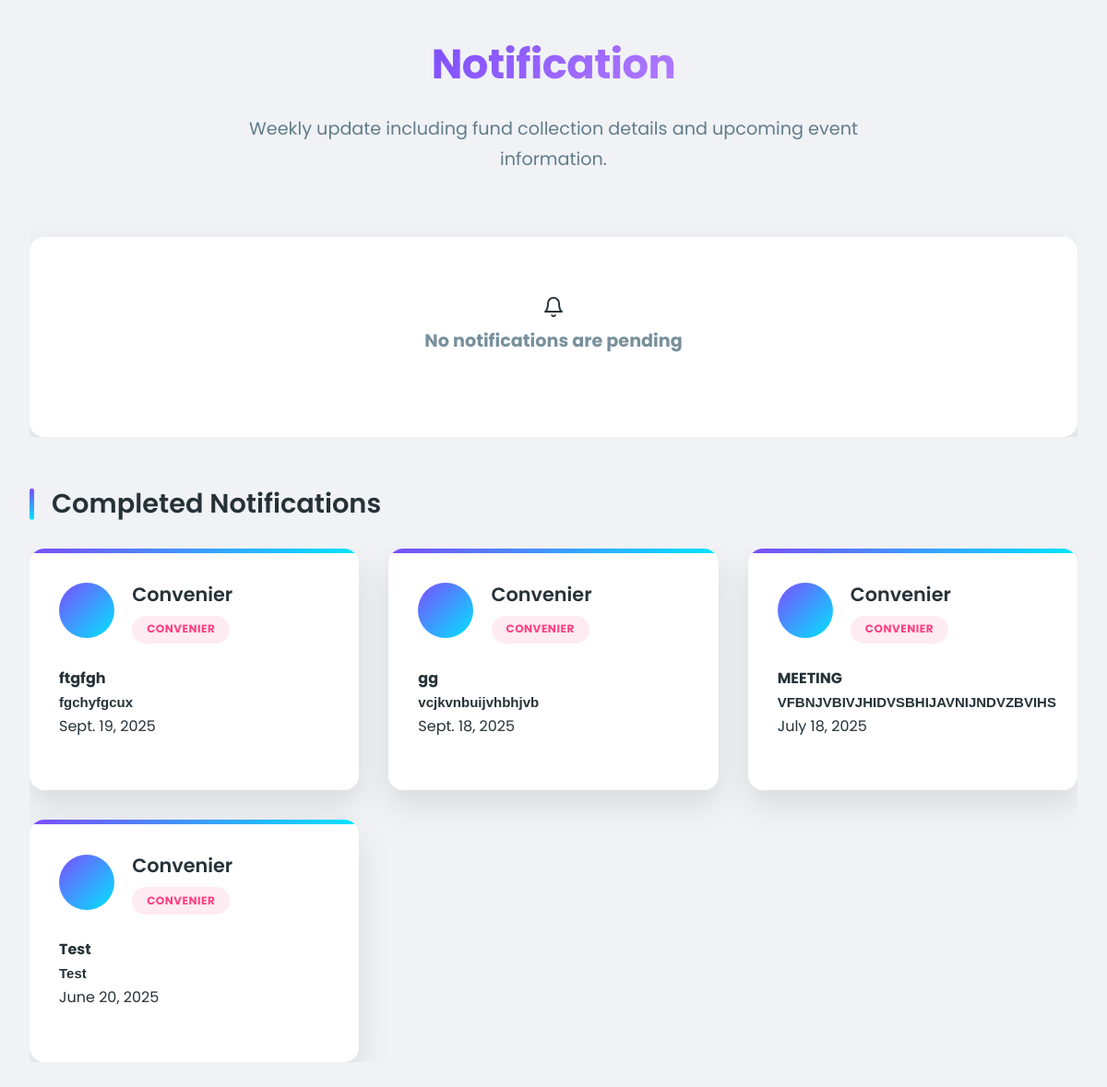
Before: /dashboard/notification/ (signed in) with the older database file.
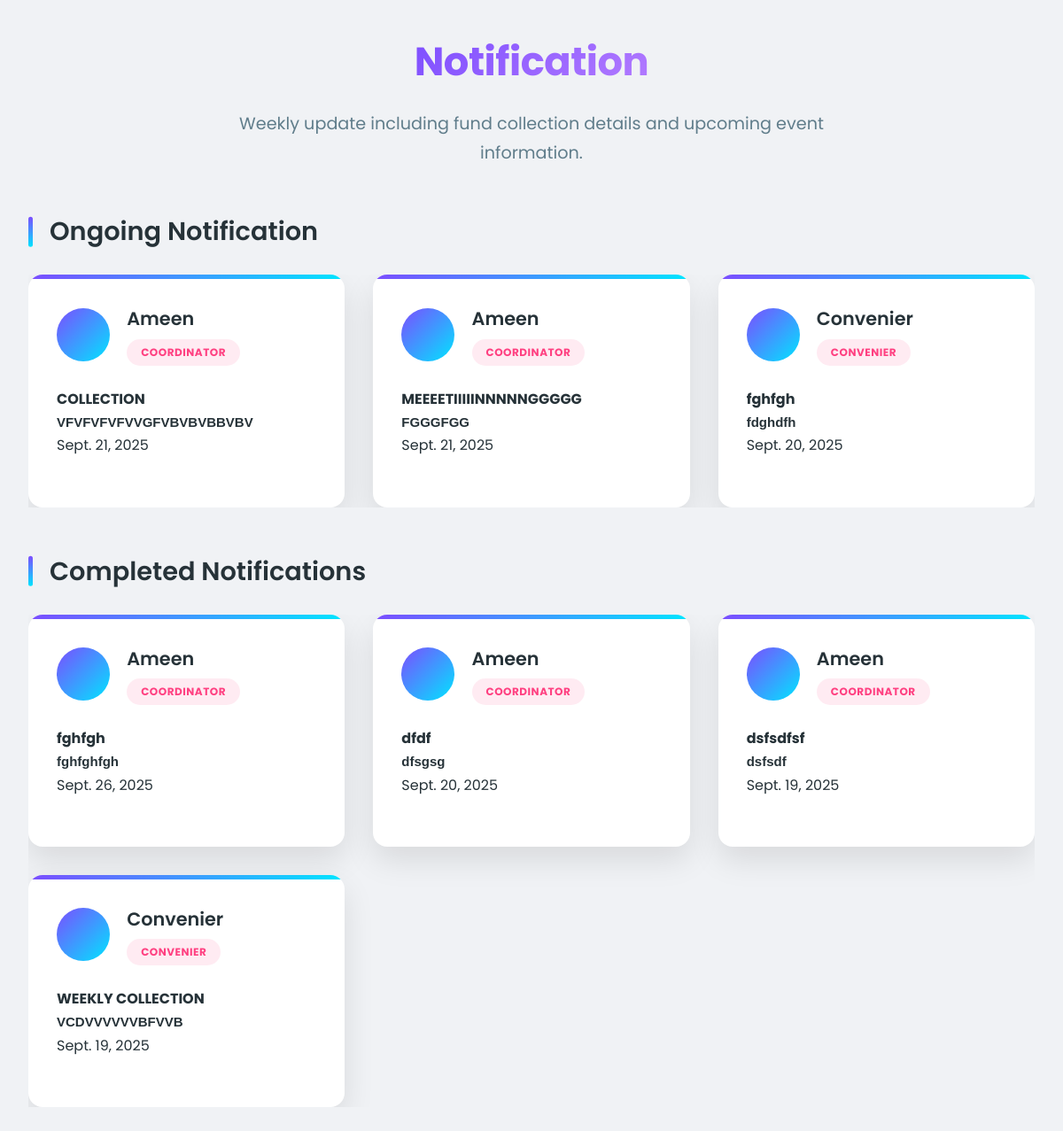
After: the same page with the newer database file.
### dashboard/models.py (models this page shows, shortened)
class NotifyModel(models.Model):
    user=models.ForeignKey(User,on_delete=models.CASCADE)
    title=models.CharField(max_length=255)
    description=models.TextField()
    is_completed=models.BooleanField(default=False)
    program_date=models.DateField()

### users/models.py (models this page shows, shortened)
class UserProfile(models.Model):
    GENDER_CHOICE=(
        ("","Select the gender"),
        ("male","male"),
        ("female","female"),
    )
    ROLE_CHOICE=(
        ("public_user","public_user"),
        ("member","member"),
        ("coordinator","coordinator"),
        ("convenier","convenier"),
    )
    user=models.OneToOneField(User,on_delete=models.CASCADE)
    phone_number=models.CharField(max_length=10,null=True,blank=True)
    role=models.CharField(max_length=20,choices=ROLE_CHOICE,default="public_user")
    gender=models.CharField(max_length=10,choices=GENDER_CHOICE,null=True,blank=True)
    address=models.TextField(null=True,blank=True)
    created_at=models.DateTimeField(auto_now_add=True)
    photo=models.ImageField(upload_to="profile_pics/",null=True,blank=True)

### dashboard/views.py (the view)
# urls.py: path("notification/",views.Notification,name="notification"),
@login_required(login_url="/users/login/")
def Notification(req):
    if (req.method=="POST"):
        if not req.user.userprofile.role in ["convenier","coordinator"]:
            return HttpResponseRedirect("/")
        title=req.POST.get("title")
        description=req.POST.get("description")
        programDate=req.POST.get("program_date")
        department=req.POST.get("department")
        priorityDuty=req.POST.get("selected_section")
        today=timezone.localdate()
        try:
            if not title or not description:
                return JsonResponse({
                    "status":"error",
                    "title":"Both fields are required",
                    "message":"Title and description are required"
                })
            if not programDate:
                return JsonResponse({
                    "status":"error",
                    "title":"Program Date required",
                    "message":"Program date is required.It cannot be blank"
                })
            programDateStripped=datetime.strptime(programDate,"%Y-%m-%d").date()
            if programDateStripped<today:
                return JsonResponse({
                    "status":"error",
                    "title":"Invalid Program Date",
                    "message":"Program date cannot be set as past"
                })
            if department and priorityDuty:
                print("yes")
                if not any(choice[0] == priorityDuty for choice in NotifyModelPriority.PRIORITY_DUTY):
                    return JsonResponse({
                        "status":"error",
                        "title":"Invalid section",
                        "message":"Only accepts Collection,Finance,No option"
                    })
                if any(choice[0] == department for choice in memberRegistration.DEPARTMENT_CHOICES):
                    notify=NotifyModel.objects.create(
                        user=req.user,
                        title=title,
                        description=description,
                        program_date=programDateStripped,
                    )
                    NotifyModelPriority.objects.create(
                        notify=notify,
                        department=department,
                        priority_duty=priorityDuty
                    )
                    return JsonResponse({
                        "status":"success",
                        "title":"Notification Uploaded",
                        "message":"Your notification is successfully submitted!"
                    })
            else:
                NotifyModel.objects.create(
                    user=req.user,
                    title=title,
                    description=description,
                    program_date=programDateStripped
                )
            return JsonResponse({
                "status":"success",
                "title":"Notification Uploaded",
                "message":"Your notification is successfully submitted!"
            })
        except Exception as e:
            return JsonResponse({
                "status":"error",
                "title":"Unexpected error occured",
                "message":str(e)
            })
    else:
        today=timezone.localdate()
        NotifyModel.objects.filter(is_completed=False,program_date__lt=today).update(is_completed=True)
        AnnouncementModel.objects.filter(is_completed=False,event_date__lt=today).update(is_completed=True)
        pendingNotifications=NotifyModel.objects.filter(is_completed=False).order_by("-program_date")
        completedNotification=NotifyModel.objects.filter(is_completed=True).order_by("-program_date")
        annnouncements=AnnouncementModel.objects.filter(is_completed=False).order_by('-event_date')
        previous_announcements=AnnouncementModel.objects.filter(is_completed=True).order_by('-event_date')
        cntx={
            "pending_notifications":pendingNotifications,
            "completed_notifications":completedNotification,
            "announcements":annnouncements,
            "previous_announcements":previous_announcements,
            "today":today.isoformat(),
            "departments":memberRegistration.DEPARTMENT_CHOICES,
        }
    return render(req,"dashboard/notification.html",context=cntx)

### templates/dashboard/notification.html (shortened to what this page needs)
<!DOCTYPE html>
<html lang="en">
    {% load static %}
<head>
    <link rel="stylesheet" href="https://cdnjs.cloudflare.com/ajax/libs/font-awesome/6.4.0/css/all.min.css">
</head>
<body>
    <div class="container">
        <header>
            <h1>Notification</h1>
            <p class="subtitle">Weekly update including fund collection details and upcoming event information.</p>
        </header>
        {% if pending_notifications %}
            <div class="section-header">
                <h2 class="section-title">Ongoing Notification</h2>
            </div>
            <div class="user-grid">
                {% for i in pending_notifications %}
                <div class="user-card">
                    <div class="user-header">
                        <div class="user-avatar"></div>
                        <div class="user-info">
                            <div class="user-name">{{ i.user.username }}</div>
                            <span class="user-role role-coordinator">{{i.user.userprofile.role}}</span>
                        </div>
                    </div>
                    <div class="user-details">
                        <b>{{i.title}}</b>
                        <pre class="description">{{i.description}}</pre>
                        <p>{{i.program_date}}</p>
                    </div>
                </div>
                {% endfor %}
            </div>
        {% else %}
            <div class="user-grid">
                <div class="empty-state">
                    <div data-feather="bell"></div>
                    <h3 class="empty-text">No notifications are pending</h3>
                </div>
            </div>
        {% endif %}
        {% if completed_notifications %}
            <div class="section-header">
                <h2 class="section-title">Completed Notifications</h2>
            </div>
            <div class="user-grid">
                {% for i in completed_notifications %}
                <div class="user-card">
                    <div class="user-header">
                        <div class="user-avatar"></div>
                        <div class="user-info">
                            <div class="user-name">{{ i.user.username }}</div>
                            <span class="user-role role-coordinator">{{i.user.userprofile.role}}</span>
                        </div>
                    </div>
                    <div class="user-details">
                        <b>{{i.title}}</b>
                            <pre class="description">{{i.description}}</pre>
                        <p>{{i.program_date}}</p>
                    </div>
                </div>
                {% endfor %}
            </div>
        {% endif %}
    </div>
</body>
</html>

### templates/dashboard/notification.html (style rules this page uses)
:root { --primary: #7c4dff; --primary-light: #b47cff; --secondary: #00e5ff; --secondary-light: #6effff; --accent: #ff4081; --accent-light: #ff79b0; --dark: #263238; --light: #f5f7fa; --card-bg: #ffffff; --body-bg: #f0f2f5; --success: #00c853; --warning: #ffab00; --shadow: 0 15px 35px rgba(0,0,0,0.1); --radius: 16px; }
* { margin: 0; padding: 0; box-sizing: border-box; }
body { font-family: 'Poppins', sans-serif; background: var(--body-bg); color: var(--dark); line-height: 1.7; min-height: 100vh; padding: 2rem 4rem; height: 100vh auto; }
.container { max-width: 1600px; margin: 0 auto; }
header { text-align: center; margin-bottom: 3rem; position: relative; }
h1 { font-size: 2.8rem; font-weight: 700; color: var(--primary); margin-bottom: 1rem; letter-spacing: -0.5px; background: linear-gradient(135deg, var(--primary), var(--primary-light)); -webkit-background-clip: text; background-clip: text; -webkit-text-fill-color: transparent; display: inline-block; }
.subtitle { font-size: 1.2rem; color: #607d8b; max-width: 700px; margin: 0 auto 2rem; }
.section-header { display: flex; align-items: center; margin: 3rem 0 1.5rem; }
.section-title { font-size: 1.8rem; font-weight: 600; color: var(--dark); position: relative; padding-left: 1.5rem; }
.section-title::before { content: ''; position: absolute; left: 0; top: 50%; transform: translateY(-50%); height: 70%; width: 5px; background: linear-gradient(to bottom, var(--primary), var(--secondary)); border-radius: 5px; }
.user-grid { display: grid; gap: 2rem; grid-template-columns: repeat(auto-fill, minmax(350px, 1fr)); max-height: 850px; overflow-y: scroll; }
.user-card { background: var(--card-bg); border-radius: var(--radius); box-shadow: var(--shadow); padding: 2rem; transition: all 0.3s cubic-bezier(0.25, 0.8, 0.25, 1); border: none; position: relative; overflow: hidden; }
.user-card::before { content: ''; position: absolute; top: 0; left: 0; width: 100%; height: 5px; background: linear-gradient(90deg, var(--primary), var(--secondary)); }
.user-header { display: flex; align-items: center; margin-bottom: 1.5rem; }
.user-avatar { width: 60px; height: 60px; border-radius: 50%; background: linear-gradient(135deg, var(--primary), var(--secondary)); display: flex; align-items: center; justify-content: center; color: white; font-size: 1.5rem; font-weight: 600; margin-right: 1.2rem; flex-shrink: 0; }
.user-info { flex: 1; }
.user-name { font-size: 1.3rem; font-weight: 600; color: var(--dark); margin-bottom: 0.3rem; text-transform: capitalize; }
.user-role { display: inline-block; padding: 0.3rem 1rem; border-radius: 100px; font-size: 0.75rem; font-weight: 700; text-transform: uppercase; letter-spacing: 0.5px; }
.role-coordinator { background: rgba(255, 64, 129, 0.1); color: var(--accent); }
.user-details { margin: 1.5rem 0; }
@media (max-width: 1200px) { body { padding: 2rem; } }
.description { text-wrap:wrap; font-weight: bolder; font-family: 'Franklin Gothic Medium', 'Arial Narrow', Arial, sans-serif; font-size: 15px; }

Changed rows visible on the page:
removed NotifyModel: user.username "Convenier", user.userprofile.role "CONVENIER", title "ftgfgh", description "fgchyfgcux", program_date "Sept. 19, 2025", shown under "Completed Notifications"
removed NotifyModel: user.username "Convenier", user.userprofile.role "CONVENIER", title "gg", description "vcjkvnbuijvhbhjvb", program_date "Sept. 18, 2025", shown under "Completed Notifications"
removed NotifyModel: user.username "Convenier", user.userprofile.role "CONVENIER", title "MEETING", description "VFBNJVBIVJHIDVSBHIJAVNIJNDVZBVIHS", program_date "July 18, 2025", shown under "Completed Notifications"
removed NotifyModel: user.username "Convenier", user.userprofile.role "CONVENIER", title "Test", description "Test", program_date "June 20, 2025", shown under "Completed Notifications"
added NotifyModel: user.username "Ameen", user.userprofile.role "COORDINATOR", title "COLLECTION", description "VFVFVFVFVVGFVBVBVBBVBV", program_date "Sept. 21, 2025", shown under "Ongoing Notification"
added NotifyModel: user.username "Ameen", user.userprofile.role "COORDINATOR", title "MEEEETIIIIINNNNNGGGGG", description "FGGGFGG", program_date "Sept. 21, 2025", shown under "Ongoing Notification"
added NotifyModel: user.username "Convenier", user.userprofile.role "CONVENIER", title "fghfgh", description "fdghdfh", program_date "Sept. 20, 2025", shown under "Ongoing Notification"
added NotifyModel: user.username "Ameen", user.userprofile.role "COORDINATOR", title "fghfgh", description "fghfghfgh", program_date "Sept. 26, 2025", shown under "Completed Notifications"
added NotifyModel: user.username "Ameen", user.userprofile.role "COORDINATOR", title "dfdf", description "dfsgsg", program_date "Sept. 20, 2025", shown under "Completed Notifications"
added NotifyModel: user.username "Ameen", user.userprofile.role "COORDINATOR", title "dsfsdfsf", description "dsfsdf", program_date "Sept. 19, 2025", shown under "Completed Notifications"
added NotifyModel: user.username "Convenier", user.userprofile.role "CONVENIER", title "WEEKLY COLLECTION", description "VCDVVVVVVBFVVB", program_date "Sept. 19, 2025", shown under "Completed Notifications"
Other visible differences:
text no longer shown: "No notifications are pending"
text now shown: "Ongoing Notification"
